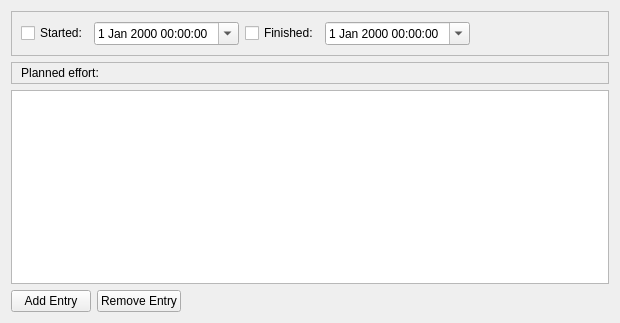
<?xml version="1.0" encoding="UTF-8"?>
<ui version="4.0">
 <author>Dag Andersen &lt;dag.andersen@kdemail.net&gt;</author>
 <class>KPlatoWork::TaskCompletionPanel</class>
 <widget class="QWidget" name="KPlatoWork::TaskCompletionPanel">
  <property name="geometry">
   <rect>
    <x>0</x>
    <y>0</y>
    <width>620</width>
    <height>323</height>
   </rect>
  </property>
  <property name="sizePolicy">
   <sizepolicy hsizetype="Preferred" vsizetype="Preferred">
    <horstretch>0</horstretch>
    <verstretch>0</verstretch>
   </sizepolicy>
  </property>
  <layout class="QVBoxLayout" name="verticalLayout">
   <item>
    <widget class="QFrame" name="frame">
     <property name="frameShape">
      <enum>QFrame::StyledPanel</enum>
     </property>
     <property name="frameShadow">
      <enum>QFrame::Raised</enum>
     </property>
     <layout class="QHBoxLayout" name="horizontalLayout">
      <item>
       <widget class="QCheckBox" name="started">
        <property name="text">
         <string>Started:</string>
        </property>
        <property name="shortcut">
         <string/>
        </property>
       </widget>
      </item>
      <item>
       <widget class="QDateTimeEdit" name="startTime">
        <property name="calendarPopup">
         <bool>true</bool>
        </property>
       </widget>
      </item>
      <item>
       <widget class="QCheckBox" name="finished">
        <property name="text">
         <string>Finished:</string>
        </property>
        <property name="shortcut">
         <string/>
        </property>
       </widget>
      </item>
      <item>
       <widget class="QDateTimeEdit" name="finishTime">
        <property name="calendarPopup">
         <bool>true</bool>
        </property>
       </widget>
      </item>
      <item>
       <spacer name="spacer">
        <property name="orientation">
         <enum>Qt::Horizontal</enum>
        </property>
        <property name="sizeHint" stdset="0">
         <size>
          <width>16</width>
          <height>25</height>
         </size>
        </property>
       </spacer>
      </item>
     </layout>
    </widget>
   </item>
   <item>
    <layout class="QHBoxLayout" name="horizontalLayout_7">
     <item>
      <widget class="QFrame" name="ui_plannedFrame">
       <property name="frameShape">
        <enum>QFrame::StyledPanel</enum>
       </property>
       <property name="frameShadow">
        <enum>QFrame::Raised</enum>
       </property>
       <layout class="QHBoxLayout" name="horizontalLayout_6">
        <property name="spacing">
         <number>10</number>
        </property>
        <property name="topMargin">
         <number>0</number>
        </property>
        <property name="bottomMargin">
         <number>0</number>
        </property>
        <item>
         <widget class="QLabel" name="ui_plannedLabel">
          <property name="text">
           <string notr="true">Planned effort:</string>
          </property>
          <property name="alignment">
           <set>Qt::AlignCenter</set>
          </property>
         </widget>
        </item>
        <item>
         <spacer>
          <property name="orientation">
           <enum>Qt::Horizontal</enum>
          </property>
          <property name="sizeHint" stdset="0">
           <size>
            <width>40</width>
            <height>20</height>
           </size>
          </property>
         </spacer>
        </item>
       </layout>
      </widget>
     </item>
    </layout>
   </item>
   <item>
    <widget class="KPlato::CompletionEntryEditor" name="entryTable">
     <property name="tabKeyNavigation">
      <bool>false</bool>
     </property>
     <attribute name="verticalHeaderVisible">
      <bool>false</bool>
     </attribute>
    </widget>
   </item>
   <item>
    <layout class="QHBoxLayout" name="horizontalLayout_3">
     <item>
      <widget class="QPushButton" name="addEntryBtn">
       <property name="text">
        <string>Add Entry</string>
       </property>
      </widget>
     </item>
     <item>
      <widget class="QPushButton" name="removeEntryBtn">
       <property name="text">
        <string>Remove Entry</string>
       </property>
      </widget>
     </item>
     <item>
      <spacer name="horizontalSpacer">
       <property name="orientation">
        <enum>Qt::Horizontal</enum>
       </property>
       <property name="sizeHint" stdset="0">
        <size>
         <width>40</width>
         <height>20</height>
        </size>
       </property>
      </spacer>
     </item>
    </layout>
   </item>
  </layout>
 </widget>
 <customwidgets>
  <customwidget>
   <class>KPlato::CompletionEntryEditor</class>
   <extends>QTableView</extends>
   <header>kptusedefforteditor.h</header>
  </customwidget>
 </customwidgets>
 <tabstops>
  <tabstop>started</tabstop>
  <tabstop>startTime</tabstop>
  <tabstop>finished</tabstop>
  <tabstop>finishTime</tabstop>
  <tabstop>entryTable</tabstop>
 </tabstops>
 <resources/>
 <connections/>
</ui>
